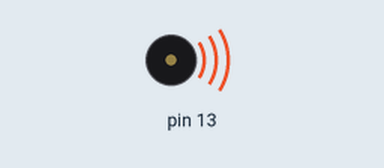
Simulated run of this sketch. Board: Arduino Uno, built with avr-gcc and run on an emulated ATmega328P. Shown: buzzer (waves = sounding). EEPROM starts erased; what the sketch prints to the serial monitor is not drawn.

Above: at 0.2 s.
At 1.2 s:
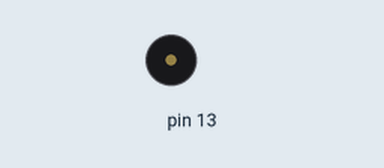
Timing chart, 0 to 2.7 s (numbered marks = the images above):
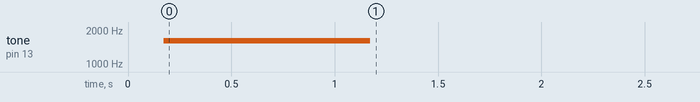

Measured:
- by itself, tone on pin 13: silent → 1600 Hz at 0.17 s, → silent 1.0 s later

The sketch:

ResetAltiConfigAltiDuo.ino
```cpp
#include "Arduino.h"
//used for writing in the microcontroler internal eeprom
#include <EEPROM.h>

#define SerialCom  Serial

struct ConfigStruct {
  int unit;             //0 = meter 1 = feet
  int beepingMode;      // decide which way you want to report the altitude
  int outPut1;          // assign a function to each pyro
  int outPut2;
  int outPut3;
  int mainAltitude;     //deployment altitude for the main chute
  int superSonicYesNo;  // if set to yes do not do any altitude measurement when altimeter starts
  int outPut1Delay;      // delay output by x ms
  int outPut2Delay;
  int outPut3Delay;
  int beepingFrequency;  // this beeping frequency can be changed
  int nbrOfMeasuresForApogee; //how many measure to decide that apogee has been reached
  int endRecordAltitude;  // stop recording when landing define under which altitude we are not recording
  int recordTemperature;  //decide if we want to record temperature
  int superSonicDelay;   //nbr of ms during when we ignore any altitude measurements
  long connectionSpeed;   //altimeter connection baudrate
  int altimeterResolution; // BMP sensor resolution
  int eepromSize;
  int noContinuity;
  int outPut4;                // unused but left for compatibility
  int outPut4Delay;           // unused but left for compatibility
  int liftOffAltitude;        //Lift Altitude in meters
  int batteryType;            // 0= Unknown, 1= "2S (7.4 Volts)", 2 = "9 Volts",3 = "3S (11.1 Volts)
  int cksum;
};
#define CONFIG_START 32
ConfigStruct config;
void writeConfigStruc()
{
  int i;
  for ( i = 0; i < sizeof(config); i++ ) {
    EEPROM.write(CONFIG_START + i, *((char*)&config + i));
  }
}

//================================================================
// read and write in the microcontroler eeprom
//================================================================
void defaultConfig()
{
  config.unit = 0;
  config.beepingMode = 0;
  config.outPut1 = 0;
  config.outPut2 = 1;
  config.outPut3 = 3;
  config.outPut1Delay = 0;
  config.outPut2Delay = 0;
  config.outPut3Delay = 0;
  config.mainAltitude = 50;
  config.superSonicYesNo = 0;
  config.beepingFrequency = 440;
  //config.separationVelocity = 10;
  config.nbrOfMeasuresForApogee = 5;
  config.endRecordAltitude = 3; // stop recording when landing define under which altitude we are not recording
  config.recordTemperature = 0; //decide if we want to record temperature
  config.superSonicDelay = 0;
  config.connectionSpeed = 38400;
  config.altimeterResolution = 0; //0 to 4 ie: from low resolution to high
  config.eepromSize = 512;
  config.noContinuity = 1;
  config.outPut4=3;
  config.outPut4Delay=0;
  config.liftOffAltitude=10;
  config.batteryType=0;
  config.cksum = CheckSumConf(config);
}

void setup() {
  SerialCom.begin(38400);

  defaultConfig();
  // put your setup code here, to run once:
  writeConfigStruc();
  printAltiConfig();
  SerialCom.println("chk:");
  SerialCom.print(CheckSumConf(config));
  SerialCom.println("chk2:");
  SerialCom.print(config.cksum);

}

unsigned int CheckSumConf( ConfigStruct cnf)
{
  int i;
  unsigned int chk = 0;

  for (i = 0; i < (sizeof(cnf) - sizeof(int)); i++)
    chk += *((char*)&cnf + i);

  return chk;
}

boolean readAltiConfig() {
  //set the config to default values so that if any have not been configured we can use the default ones
  defaultConfig();
  int i;
  for ( i = 0; i < sizeof(config); i++ ) {
    *((char*)&config + i) = EEPROM.read(CONFIG_START + i);
  }

  if ( config.cksum != CheckSumConf(config) ) {
    return false;
  }

  return true;

}

void printAltiConfig()
{

  bool ret = readAltiConfig();
  if (!ret)
    SerialCom.print(F("invalid conf"));
  SerialCom.print(F("$alticonfig"));
  SerialCom.print(F(","));
  //Unit
  SerialCom.print(config.unit);
  SerialCom.print(F(","));
  //beepingMode
  SerialCom.print(config.beepingMode);
  SerialCom.print(F(","));
  //output1
  SerialCom.print(config.outPut1);
  SerialCom.print(F(","));
  //output2
  SerialCom.print(config.outPut2);
  SerialCom.print(F(","));
  //output3
  SerialCom.print(config.outPut3);
  SerialCom.print(F(","));
  //supersonicYesNo
  SerialCom.print(config.superSonicYesNo);
  SerialCom.print(F(","));
  //mainAltitude
  SerialCom.print(config.mainAltitude);
  SerialCom.print(F(","));
  //AltimeterName
  //  SerialCom.print(F(BOARD_FIRMWARE));
  SerialCom.print(F(","));
  //alti major version
  //SerialCom.print(MAJOR_VERSION);
  //alti minor version
  SerialCom.print(F(","));
  // SerialCom.print(MINOR_VERSION);
  SerialCom.print(F(","));
  //output1 delay
  SerialCom.print(config.outPut1Delay);
  SerialCom.print(F(","));
  //output2 delay
  SerialCom.print(config.outPut2Delay);
  SerialCom.print(F(","));
  //output3 delay
  SerialCom.print(config.outPut3Delay);
  SerialCom.print(F(","));
  //Beeping frequency
  SerialCom.print(config.beepingFrequency);
  SerialCom.print(F(","));
  SerialCom.print(config.nbrOfMeasuresForApogee);
  SerialCom.print(F(","));
  SerialCom.print(config.endRecordAltitude);
  SerialCom.print(F(","));
  SerialCom.print(config.recordTemperature);
  SerialCom.print(F(","));
  SerialCom.print(config.superSonicDelay);
  SerialCom.print(F(","));
  SerialCom.print(config.connectionSpeed);
  SerialCom.print(F(","));
  SerialCom.print(config.altimeterResolution);
  SerialCom.print(F(","));
  SerialCom.print(config.eepromSize);
  SerialCom.print(F(","));
  SerialCom.print(config.noContinuity);
  SerialCom.print(F(";\n"));

//pin 12 and 13 are for the speaker on the altimulti and altimultiV2
//Just advice the user that the configuration is complete
  tone(12, 1600, 1000);
  tone(13, 1600, 1000);
}
void loop() {
  // put your main code here, to run repeatedly:

}
```
